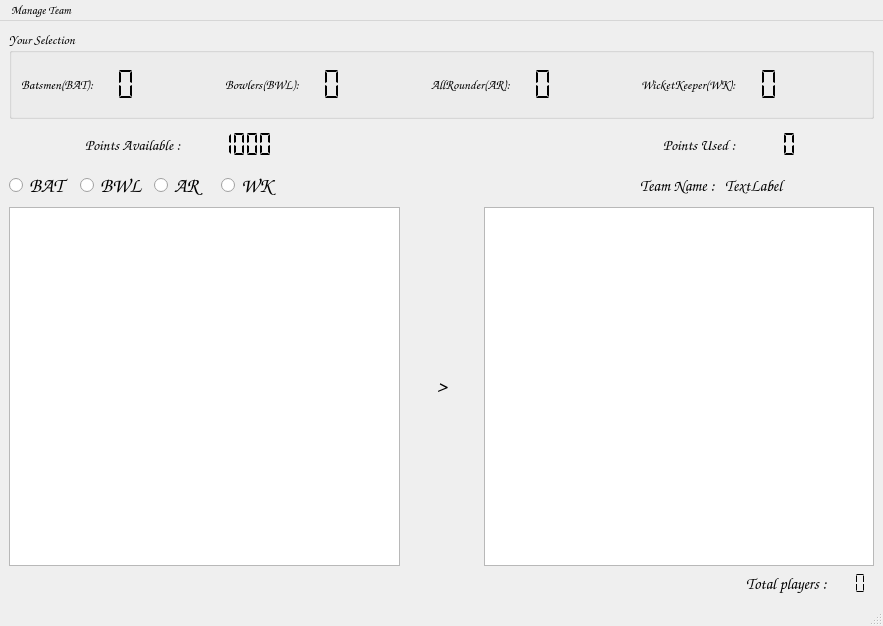
<?xml version="1.0" encoding="UTF-8"?>
<ui version="4.0">
 <class>MainWindow</class>
 <widget class="QMainWindow" name="MainWindow">
  <property name="geometry">
   <rect>
    <x>0</x>
    <y>0</y>
    <width>883</width>
    <height>626</height>
   </rect>
  </property>
  <property name="font">
   <font>
    <family>Comic Sans MS</family>
   </font>
  </property>
  <property name="windowTitle">
   <string>Fantasy Cricket</string>
  </property>
  <property name="windowIcon">
   <iconset>
    <normaloff>../images/icon.png</normaloff>../images/icon.png</iconset>
  </property>
  <widget class="QWidget" name="centralwidget">
   <layout class="QVBoxLayout" name="verticalLayout">
    <item>
     <layout class="QHBoxLayout" name="horizontalLayout">
      <property name="sizeConstraint">
       <enum>QLayout::SetFixedSize</enum>
      </property>
      <item>
       <widget class="QGroupBox" name="groupBox">
        <property name="minimumSize">
         <size>
          <width>859</width>
          <height>89</height>
         </size>
        </property>
        <property name="font">
         <font>
          <family>Comic Sans MS</family>
          <pointsize>10</pointsize>
         </font>
        </property>
        <property name="title">
         <string>Your Selection</string>
        </property>
        <layout class="QHBoxLayout" name="horizontalLayout_4">
         <item>
          <widget class="QLabel" name="bat_label">
           <property name="font">
            <font>
             <family>Comic Sans MS</family>
             <pointsize>10</pointsize>
             <weight>75</weight>
             <bold>true</bold>
            </font>
           </property>
           <property name="text">
            <string>Batsmen(BAT):</string>
           </property>
          </widget>
         </item>
         <item>
          <widget class="QLCDNumber" name="bat_number">
           <property name="font">
            <font>
             <family>Comic Sans MS</family>
             <pointsize>20</pointsize>
             <weight>75</weight>
             <italic>false</italic>
             <bold>true</bold>
            </font>
           </property>
           <property name="frameShape">
            <enum>QFrame::NoFrame</enum>
           </property>
           <property name="smallDecimalPoint">
            <bool>false</bool>
           </property>
           <property name="digitCount">
            <number>2</number>
           </property>
           <property name="segmentStyle">
            <enum>QLCDNumber::Flat</enum>
           </property>
           <property name="intValue" stdset="0">
            <number>0</number>
           </property>
          </widget>
         </item>
         <item>
          <spacer name="horizontalSpacer_2">
           <property name="orientation">
            <enum>Qt::Horizontal</enum>
           </property>
           <property name="sizeHint" stdset="0">
            <size>
             <width>40</width>
             <height>20</height>
            </size>
           </property>
          </spacer>
         </item>
         <item>
          <widget class="QLabel" name="bwl_label">
           <property name="font">
            <font>
             <family>Comic Sans MS</family>
             <pointsize>10</pointsize>
             <weight>75</weight>
             <bold>true</bold>
            </font>
           </property>
           <property name="text">
            <string>Bowlers(BWL):</string>
           </property>
          </widget>
         </item>
         <item>
          <widget class="QLCDNumber" name="bwl_number">
           <property name="font">
            <font>
             <family>Comic Sans MS</family>
             <pointsize>20</pointsize>
             <weight>75</weight>
             <italic>false</italic>
             <bold>true</bold>
            </font>
           </property>
           <property name="frameShape">
            <enum>QFrame::NoFrame</enum>
           </property>
           <property name="smallDecimalPoint">
            <bool>false</bool>
           </property>
           <property name="digitCount">
            <number>2</number>
           </property>
           <property name="segmentStyle">
            <enum>QLCDNumber::Flat</enum>
           </property>
           <property name="intValue" stdset="0">
            <number>0</number>
           </property>
          </widget>
         </item>
         <item>
          <spacer name="horizontalSpacer_9">
           <property name="orientation">
            <enum>Qt::Horizontal</enum>
           </property>
           <property name="sizeHint" stdset="0">
            <size>
             <width>40</width>
             <height>20</height>
            </size>
           </property>
          </spacer>
         </item>
         <item>
          <widget class="QLabel" name="ar_label">
           <property name="font">
            <font>
             <family>Comic Sans MS</family>
             <pointsize>10</pointsize>
             <weight>75</weight>
             <bold>true</bold>
            </font>
           </property>
           <property name="text">
            <string>AllRounder(AR):</string>
           </property>
          </widget>
         </item>
         <item>
          <widget class="QLCDNumber" name="ar_number">
           <property name="font">
            <font>
             <family>Comic Sans MS</family>
             <pointsize>20</pointsize>
             <weight>75</weight>
             <italic>false</italic>
             <bold>true</bold>
            </font>
           </property>
           <property name="frameShape">
            <enum>QFrame::NoFrame</enum>
           </property>
           <property name="smallDecimalPoint">
            <bool>false</bool>
           </property>
           <property name="digitCount">
            <number>2</number>
           </property>
           <property name="segmentStyle">
            <enum>QLCDNumber::Flat</enum>
           </property>
           <property name="intValue" stdset="0">
            <number>0</number>
           </property>
          </widget>
         </item>
         <item>
          <spacer name="horizontalSpacer_10">
           <property name="orientation">
            <enum>Qt::Horizontal</enum>
           </property>
           <property name="sizeHint" stdset="0">
            <size>
             <width>40</width>
             <height>20</height>
            </size>
           </property>
          </spacer>
         </item>
         <item>
          <widget class="QLabel" name="wk_label">
           <property name="font">
            <font>
             <family>Comic Sans MS</family>
             <pointsize>10</pointsize>
             <weight>75</weight>
             <bold>true</bold>
            </font>
           </property>
           <property name="text">
            <string>WicketKeeper(WK):</string>
           </property>
          </widget>
         </item>
         <item>
          <widget class="QLCDNumber" name="wk_number">
           <property name="font">
            <font>
             <family>Comic Sans MS</family>
             <pointsize>20</pointsize>
             <weight>75</weight>
             <italic>false</italic>
             <bold>true</bold>
            </font>
           </property>
           <property name="frameShape">
            <enum>QFrame::NoFrame</enum>
           </property>
           <property name="smallDecimalPoint">
            <bool>false</bool>
           </property>
           <property name="digitCount">
            <number>2</number>
           </property>
           <property name="segmentStyle">
            <enum>QLCDNumber::Flat</enum>
           </property>
           <property name="intValue" stdset="0">
            <number>0</number>
           </property>
          </widget>
         </item>
         <item>
          <spacer name="horizontalSpacer_11">
           <property name="orientation">
            <enum>Qt::Horizontal</enum>
           </property>
           <property name="sizeHint" stdset="0">
            <size>
             <width>40</width>
             <height>20</height>
            </size>
           </property>
          </spacer>
         </item>
        </layout>
       </widget>
      </item>
     </layout>
    </item>
    <item>
     <layout class="QHBoxLayout" name="horizontalLayout_2">
      <item>
       <spacer name="horizontalSpacer_3">
        <property name="orientation">
         <enum>Qt::Horizontal</enum>
        </property>
        <property name="sizeHint" stdset="0">
         <size>
          <width>40</width>
          <height>20</height>
         </size>
        </property>
       </spacer>
      </item>
      <item>
       <widget class="QLabel" name="PtAvail_label">
        <property name="minimumSize">
         <size>
          <width>128</width>
          <height>39</height>
         </size>
        </property>
        <property name="font">
         <font>
          <family>Comic Sans MS</family>
          <pointsize>11</pointsize>
         </font>
        </property>
        <property name="text">
         <string>Points Available :</string>
        </property>
       </widget>
      </item>
      <item>
       <widget class="QLCDNumber" name="PtAvail">
        <property name="font">
         <font>
          <family>Comic Sans MS</family>
          <pointsize>8</pointsize>
          <weight>75</weight>
          <bold>true</bold>
         </font>
        </property>
        <property name="layoutDirection">
         <enum>Qt::LeftToRight</enum>
        </property>
        <property name="frameShape">
         <enum>QFrame::NoFrame</enum>
        </property>
        <property name="digitCount">
         <number>4</number>
        </property>
        <property name="segmentStyle">
         <enum>QLCDNumber::Flat</enum>
        </property>
        <property name="intValue" stdset="0">
         <number>1000</number>
        </property>
       </widget>
      </item>
      <item>
       <spacer name="horizontalSpacer">
        <property name="orientation">
         <enum>Qt::Horizontal</enum>
        </property>
        <property name="sizeHint" stdset="0">
         <size>
          <width>40</width>
          <height>20</height>
         </size>
        </property>
       </spacer>
      </item>
      <item>
       <spacer name="horizontalSpacer_7">
        <property name="orientation">
         <enum>Qt::Horizontal</enum>
        </property>
        <property name="sizeHint" stdset="0">
         <size>
          <width>40</width>
          <height>20</height>
         </size>
        </property>
       </spacer>
      </item>
      <item>
       <spacer name="horizontalSpacer_6">
        <property name="orientation">
         <enum>Qt::Horizontal</enum>
        </property>
        <property name="sizeHint" stdset="0">
         <size>
          <width>40</width>
          <height>20</height>
         </size>
        </property>
       </spacer>
      </item>
      <item>
       <spacer name="horizontalSpacer_5">
        <property name="orientation">
         <enum>Qt::Horizontal</enum>
        </property>
        <property name="sizeHint" stdset="0">
         <size>
          <width>40</width>
          <height>20</height>
         </size>
        </property>
       </spacer>
      </item>
      <item>
       <spacer name="horizontalSpacer_4">
        <property name="orientation">
         <enum>Qt::Horizontal</enum>
        </property>
        <property name="sizeHint" stdset="0">
         <size>
          <width>40</width>
          <height>20</height>
         </size>
        </property>
       </spacer>
      </item>
      <item>
       <widget class="QLabel" name="PtUsed_label">
        <property name="font">
         <font>
          <family>Comic Sans MS</family>
          <pointsize>11</pointsize>
         </font>
        </property>
        <property name="text">
         <string>Points Used :</string>
        </property>
       </widget>
      </item>
      <item>
       <widget class="QLCDNumber" name="PtUsed">
        <property name="font">
         <font>
          <family>Comic Sans MS</family>
          <weight>75</weight>
          <bold>true</bold>
         </font>
        </property>
        <property name="frameShape">
         <enum>QFrame::NoFrame</enum>
        </property>
        <property name="digitCount">
         <number>4</number>
        </property>
        <property name="segmentStyle">
         <enum>QLCDNumber::Flat</enum>
        </property>
       </widget>
      </item>
      <item>
       <spacer name="horizontalSpacer_8">
        <property name="orientation">
         <enum>Qt::Horizontal</enum>
        </property>
        <property name="sizeHint" stdset="0">
         <size>
          <width>40</width>
          <height>20</height>
         </size>
        </property>
       </spacer>
      </item>
     </layout>
    </item>
    <item>
     <layout class="QHBoxLayout" name="horizontalLayout_5">
      <item>
       <widget class="QRadioButton" name="bat_radioButton">
        <property name="minimumSize">
         <size>
          <width>61</width>
          <height>31</height>
         </size>
        </property>
        <property name="font">
         <font>
          <pointsize>15</pointsize>
          <weight>75</weight>
          <bold>true</bold>
         </font>
        </property>
        <property name="text">
         <string>BAT</string>
        </property>
       </widget>
      </item>
      <item>
       <widget class="QRadioButton" name="bwl_radioButton">
        <property name="minimumSize">
         <size>
          <width>61</width>
          <height>31</height>
         </size>
        </property>
        <property name="font">
         <font>
          <pointsize>15</pointsize>
          <weight>75</weight>
          <bold>true</bold>
         </font>
        </property>
        <property name="text">
         <string>BWL</string>
        </property>
       </widget>
      </item>
      <item>
       <widget class="QRadioButton" name="ar_radioButton">
        <property name="minimumSize">
         <size>
          <width>61</width>
          <height>31</height>
         </size>
        </property>
        <property name="font">
         <font>
          <pointsize>15</pointsize>
          <weight>75</weight>
          <bold>true</bold>
         </font>
        </property>
        <property name="text">
         <string>AR</string>
        </property>
       </widget>
      </item>
      <item>
       <widget class="QRadioButton" name="wk_radioButton">
        <property name="minimumSize">
         <size>
          <width>61</width>
          <height>31</height>
         </size>
        </property>
        <property name="font">
         <font>
          <pointsize>15</pointsize>
          <weight>75</weight>
          <bold>true</bold>
         </font>
        </property>
        <property name="text">
         <string>WK</string>
        </property>
       </widget>
      </item>
      <item>
       <spacer name="horizontalSpacer_12">
        <property name="orientation">
         <enum>Qt::Horizontal</enum>
        </property>
        <property name="sizeHint" stdset="0">
         <size>
          <width>40</width>
          <height>20</height>
         </size>
        </property>
       </spacer>
      </item>
      <item>
       <spacer name="horizontalSpacer_14">
        <property name="orientation">
         <enum>Qt::Horizontal</enum>
        </property>
        <property name="sizeHint" stdset="0">
         <size>
          <width>40</width>
          <height>20</height>
         </size>
        </property>
       </spacer>
      </item>
      <item>
       <spacer name="horizontalSpacer_15">
        <property name="orientation">
         <enum>Qt::Horizontal</enum>
        </property>
        <property name="sizeHint" stdset="0">
         <size>
          <width>40</width>
          <height>20</height>
         </size>
        </property>
       </spacer>
      </item>
      <item>
       <spacer name="horizontalSpacer_16">
        <property name="orientation">
         <enum>Qt::Horizontal</enum>
        </property>
        <property name="sizeHint" stdset="0">
         <size>
          <width>40</width>
          <height>20</height>
         </size>
        </property>
       </spacer>
      </item>
      <item>
       <widget class="QLabel" name="tname_label">
        <property name="font">
         <font>
          <pointsize>12</pointsize>
         </font>
        </property>
        <property name="text">
         <string>Team Name : </string>
        </property>
       </widget>
      </item>
      <item>
       <widget class="QLabel" name="tname">
        <property name="font">
         <font>
          <pointsize>12</pointsize>
          <weight>75</weight>
          <bold>true</bold>
         </font>
        </property>
        <property name="text">
         <string>TextLabel</string>
        </property>
       </widget>
      </item>
      <item>
       <spacer name="horizontalSpacer_13">
        <property name="orientation">
         <enum>Qt::Horizontal</enum>
        </property>
        <property name="sizeHint" stdset="0">
         <size>
          <width>40</width>
          <height>20</height>
         </size>
        </property>
       </spacer>
      </item>
     </layout>
    </item>
    <item>
     <layout class="QHBoxLayout" name="horizontalLayout_3">
      <item>
       <widget class="QListWidget" name="avail_listWidget"/>
      </item>
      <item>
       <widget class="QLabel" name="label_7">
        <property name="font">
         <font>
          <family>Comic Sans MS</family>
          <pointsize>15</pointsize>
          <weight>75</weight>
          <bold>true</bold>
         </font>
        </property>
        <property name="text">
         <string>       &gt;       </string>
        </property>
       </widget>
      </item>
      <item>
       <widget class="QListWidget" name="used_listWidget"/>
      </item>
     </layout>
    </item>
    <item>
     <layout class="QHBoxLayout" name="horizontalLayout_6">
      <item>
       <spacer name="horizontalSpacer_17">
        <property name="orientation">
         <enum>Qt::Horizontal</enum>
        </property>
        <property name="sizeHint" stdset="0">
         <size>
          <width>40</width>
          <height>20</height>
         </size>
        </property>
       </spacer>
      </item>
      <item>
       <widget class="QLabel" name="tname_label_2">
        <property name="font">
         <font>
          <pointsize>12</pointsize>
         </font>
        </property>
        <property name="text">
         <string>Total players : </string>
        </property>
       </widget>
      </item>
      <item>
       <widget class="QLCDNumber" name="ar_number_2">
        <property name="font">
         <font>
          <family>Comic Sans MS</family>
          <pointsize>20</pointsize>
          <weight>75</weight>
          <italic>false</italic>
          <bold>true</bold>
         </font>
        </property>
        <property name="frameShape">
         <enum>QFrame::NoFrame</enum>
        </property>
        <property name="smallDecimalPoint">
         <bool>false</bool>
        </property>
        <property name="digitCount">
         <number>2</number>
        </property>
        <property name="segmentStyle">
         <enum>QLCDNumber::Flat</enum>
        </property>
        <property name="intValue" stdset="0">
         <number>0</number>
        </property>
       </widget>
      </item>
     </layout>
    </item>
   </layout>
  </widget>
  <widget class="QMenuBar" name="menubar">
   <property name="geometry">
    <rect>
     <x>0</x>
     <y>0</y>
     <width>883</width>
     <height>26</height>
    </rect>
   </property>
   <widget class="QMenu" name="menuManage_Team">
    <property name="styleSheet">
     <string notr="true">background-color='grey'</string>
    </property>
    <property name="title">
     <string>Manage Team</string>
    </property>
    <addaction name="actionNew_Team"/>
    <addaction name="actionLoad_Team"/>
    <addaction name="separator"/>
    <addaction name="actionSave_Team"/>
    <addaction name="actionEvaluate_Team"/>
    <addaction name="separator"/>
    <addaction name="actionExit"/>
   </widget>
   <addaction name="menuManage_Team"/>
  </widget>
  <widget class="QStatusBar" name="statusbar"/>
  <action name="actionNew_Team">
   <property name="text">
    <string>New Team</string>
   </property>
   <property name="shortcut">
    <string>Ctrl+N</string>
   </property>
  </action>
  <action name="actionLoad_Team">
   <property name="text">
    <string>Load Team</string>
   </property>
   <property name="shortcut">
    <string>Ctrl+O</string>
   </property>
  </action>
  <action name="actionEvaluate_Team">
   <property name="text">
    <string>Evaluate Team</string>
   </property>
  </action>
  <action name="actionExit">
   <property name="text">
    <string>Exit</string>
   </property>
   <property name="shortcut">
    <string>Ctrl+S</string>
   </property>
  </action>
  <action name="actionSave_Team">
   <property name="text">
    <string>Save Team</string>
   </property>
   <property name="shortcut">
    <string>Ctrl+S</string>
   </property>
  </action>
 </widget>
 <resources/>
 <connections/>
</ui>
